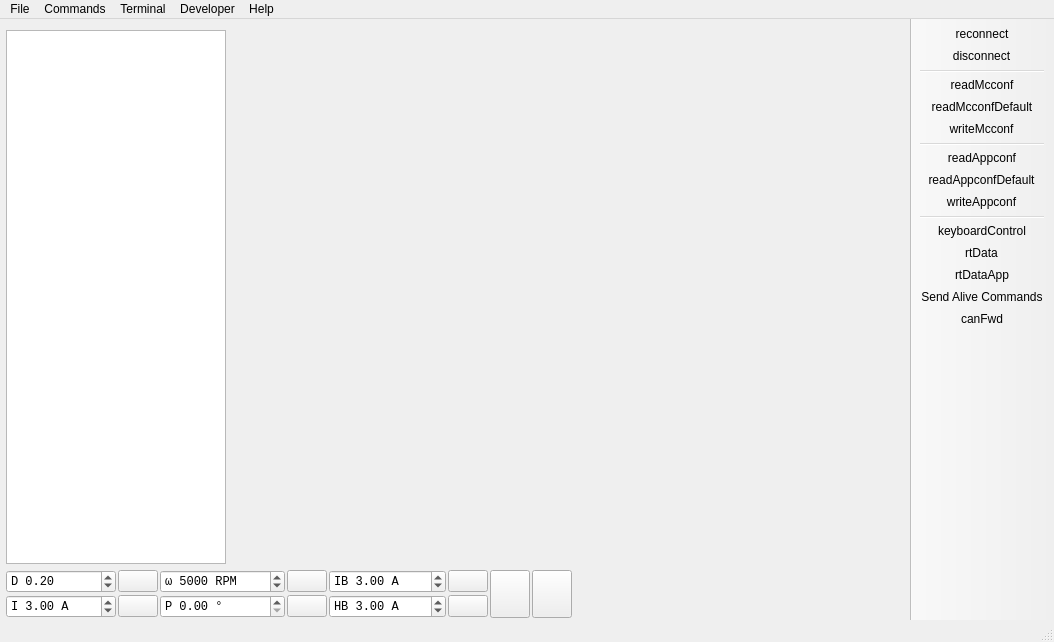
<?xml version="1.0" encoding="UTF-8"?>
<ui version="4.0">
 <class>MainWindow</class>
 <widget class="QMainWindow" name="MainWindow">
  <property name="geometry">
   <rect>
    <x>0</x>
    <y>0</y>
    <width>1054</width>
    <height>642</height>
   </rect>
  </property>
  <property name="windowTitle">
   <string>ESC Tool</string>
  </property>
  <widget class="QWidget" name="centralWidget">
   <layout class="QVBoxLayout" name="verticalLayout" stretch="1,0">
    <property name="leftMargin">
     <number>6</number>
    </property>
    <property name="bottomMargin">
     <number>2</number>
    </property>
    <item>
     <layout class="QHBoxLayout" name="horizontalLayout" stretch="0,1">
      <item>
       <layout class="QVBoxLayout" name="verticalLayout_2">
        <item>
         <widget class="QListWidget" name="pageList">
          <property name="minimumSize">
           <size>
            <width>220</width>
            <height>0</height>
           </size>
          </property>
          <property name="maximumSize">
           <size>
            <width>220</width>
            <height>16777215</height>
           </size>
          </property>
          <property name="editTriggers">
           <set>QAbstractItemView::NoEditTriggers</set>
          </property>
          <property name="selectionBehavior">
           <enum>QAbstractItemView::SelectRows</enum>
          </property>
         </widget>
        </item>
       </layout>
      </item>
      <item>
       <widget class="QStackedWidget" name="pageWidget">
        <property name="currentIndex">
         <number>-1</number>
        </property>
       </widget>
      </item>
     </layout>
    </item>
    <item>
     <layout class="QGridLayout" name="gridLayout_3">
      <property name="spacing">
       <number>2</number>
      </property>
      <item row="1" column="8">
       <widget class="DisplayBar" name="dispCurrent" native="true">
        <property name="sizePolicy">
         <sizepolicy hsizetype="MinimumExpanding" vsizetype="Preferred">
          <horstretch>0</horstretch>
          <verstretch>0</verstretch>
         </sizepolicy>
        </property>
        <property name="minimumSize">
         <size>
          <width>150</width>
          <height>0</height>
         </size>
        </property>
       </widget>
      </item>
      <item row="0" column="8">
       <widget class="DisplayBar" name="dispDuty" native="true">
        <property name="sizePolicy">
         <sizepolicy hsizetype="MinimumExpanding" vsizetype="Preferred">
          <horstretch>0</horstretch>
          <verstretch>0</verstretch>
         </sizepolicy>
        </property>
        <property name="minimumSize">
         <size>
          <width>150</width>
          <height>0</height>
         </size>
        </property>
       </widget>
      </item>
      <item row="0" column="6" rowspan="2">
       <widget class="QPushButton" name="fullBrakeButton">
        <property name="sizePolicy">
         <sizepolicy hsizetype="Fixed" vsizetype="MinimumExpanding">
          <horstretch>0</horstretch>
          <verstretch>0</verstretch>
         </sizepolicy>
        </property>
        <property name="toolTip">
         <string>Full brake</string>
        </property>
        <property name="text">
         <string/>
        </property>
        <property name="icon">
         <iconset resource="res.qrc">
          <normaloff>:/res/icons/Anchor-96.png</normaloff>:/res/icons/Anchor-96.png</iconset>
        </property>
        <property name="iconSize">
         <size>
          <width>40</width>
          <height>40</height>
         </size>
        </property>
        <property name="autoDefault">
         <bool>false</bool>
        </property>
        <property name="default">
         <bool>false</bool>
        </property>
        <property name="flat">
         <bool>false</bool>
        </property>
       </widget>
      </item>
      <item row="1" column="4">
       <widget class="QDoubleSpinBox" name="handbrakeBox">
        <property name="font">
         <font>
          <family>Monospace</family>
         </font>
        </property>
        <property name="toolTip">
         <string>Handbrake current</string>
        </property>
        <property name="prefix">
         <string>HB </string>
        </property>
        <property name="suffix">
         <string> A</string>
        </property>
        <property name="minimum">
         <double>-500.000000000000000</double>
        </property>
        <property name="maximum">
         <double>500.000000000000000</double>
        </property>
        <property name="singleStep">
         <double>0.500000000000000</double>
        </property>
        <property name="value">
         <double>3.000000000000000</double>
        </property>
       </widget>
      </item>
      <item row="1" column="5">
       <widget class="QPushButton" name="handbrakeButton">
        <property name="toolTip">
         <string>Handbrake current</string>
        </property>
        <property name="text">
         <string/>
        </property>
        <property name="icon">
         <iconset resource="res.qrc">
          <normaloff>:/res/icons/Brake Warning-96.png</normaloff>:/res/icons/Brake Warning-96.png</iconset>
        </property>
       </widget>
      </item>
      <item row="1" column="0">
       <widget class="QDoubleSpinBox" name="currentBox">
        <property name="font">
         <font>
          <family>Monospace</family>
         </font>
        </property>
        <property name="toolTip">
         <string>Current</string>
        </property>
        <property name="frame">
         <bool>true</bool>
        </property>
        <property name="prefix">
         <string>I </string>
        </property>
        <property name="suffix">
         <string> A</string>
        </property>
        <property name="minimum">
         <double>-500.000000000000000</double>
        </property>
        <property name="maximum">
         <double>500.000000000000000</double>
        </property>
        <property name="singleStep">
         <double>0.500000000000000</double>
        </property>
        <property name="value">
         <double>3.000000000000000</double>
        </property>
       </widget>
      </item>
      <item row="0" column="2">
       <widget class="QDoubleSpinBox" name="speedBox">
        <property name="font">
         <font>
          <family>Monospace</family>
         </font>
        </property>
        <property name="toolTip">
         <string>Speed</string>
        </property>
        <property name="prefix">
         <string>ω </string>
        </property>
        <property name="suffix">
         <string> RPM</string>
        </property>
        <property name="decimals">
         <number>0</number>
        </property>
        <property name="minimum">
         <double>-400000.000000000000000</double>
        </property>
        <property name="maximum">
         <double>400000.000000000000000</double>
        </property>
        <property name="singleStep">
         <double>100.000000000000000</double>
        </property>
        <property name="value">
         <double>5000.000000000000000</double>
        </property>
       </widget>
      </item>
      <item row="0" column="1">
       <widget class="QPushButton" name="dutyButton">
        <property name="toolTip">
         <string>Duty cycle</string>
        </property>
        <property name="text">
         <string/>
        </property>
        <property name="icon">
         <iconset resource="res.qrc">
          <normaloff>:/res/icons/Circled Play-96.png</normaloff>:/res/icons/Circled Play-96.png</iconset>
        </property>
        <property name="flat">
         <bool>false</bool>
        </property>
       </widget>
      </item>
      <item row="1" column="2">
       <widget class="QDoubleSpinBox" name="posBox">
        <property name="font">
         <font>
          <family>Monospace</family>
         </font>
        </property>
        <property name="toolTip">
         <string>Position</string>
        </property>
        <property name="prefix">
         <string>P </string>
        </property>
        <property name="suffix">
         <string> °</string>
        </property>
        <property name="maximum">
         <double>360.000000000000000</double>
        </property>
        <property name="singleStep">
         <double>10.000000000000000</double>
        </property>
        <property name="value">
         <double>0.000000000000000</double>
        </property>
       </widget>
      </item>
      <item row="1" column="3">
       <widget class="QPushButton" name="posButton">
        <property name="toolTip">
         <string>Position</string>
        </property>
        <property name="text">
         <string/>
        </property>
        <property name="icon">
         <iconset resource="res.qrc">
          <normaloff>:/res/icons/Circled Play-96.png</normaloff>:/res/icons/Circled Play-96.png</iconset>
        </property>
       </widget>
      </item>
      <item row="0" column="7" rowspan="2">
       <widget class="QPushButton" name="stopButton">
        <property name="sizePolicy">
         <sizepolicy hsizetype="Fixed" vsizetype="MinimumExpanding">
          <horstretch>0</horstretch>
          <verstretch>0</verstretch>
         </sizepolicy>
        </property>
        <property name="toolTip">
         <string>Switch off</string>
        </property>
        <property name="text">
         <string/>
        </property>
        <property name="icon">
         <iconset resource="res.qrc">
          <normaloff>:/res/icons/Stop Sign-96.png</normaloff>:/res/icons/Stop Sign-96.png</iconset>
        </property>
        <property name="iconSize">
         <size>
          <width>40</width>
          <height>40</height>
         </size>
        </property>
        <property name="shortcut">
         <string>Esc</string>
        </property>
       </widget>
      </item>
      <item row="0" column="3">
       <widget class="QPushButton" name="speedButton">
        <property name="toolTip">
         <string>Speed</string>
        </property>
        <property name="text">
         <string/>
        </property>
        <property name="icon">
         <iconset resource="res.qrc">
          <normaloff>:/res/icons/Circled Play-96.png</normaloff>:/res/icons/Circled Play-96.png</iconset>
        </property>
       </widget>
      </item>
      <item row="1" column="1">
       <widget class="QPushButton" name="currentButton">
        <property name="toolTip">
         <string>Current</string>
        </property>
        <property name="text">
         <string/>
        </property>
        <property name="icon">
         <iconset resource="res.qrc">
          <normaloff>:/res/icons/Circled Play-96.png</normaloff>:/res/icons/Circled Play-96.png</iconset>
        </property>
       </widget>
      </item>
      <item row="0" column="4">
       <widget class="QDoubleSpinBox" name="brakeCurrentBox">
        <property name="font">
         <font>
          <family>Monospace</family>
         </font>
        </property>
        <property name="toolTip">
         <string>Brake current</string>
        </property>
        <property name="prefix">
         <string>IB </string>
        </property>
        <property name="suffix">
         <string> A</string>
        </property>
        <property name="minimum">
         <double>-500.000000000000000</double>
        </property>
        <property name="maximum">
         <double>500.000000000000000</double>
        </property>
        <property name="singleStep">
         <double>0.500000000000000</double>
        </property>
        <property name="value">
         <double>3.000000000000000</double>
        </property>
       </widget>
      </item>
      <item row="0" column="5">
       <widget class="QPushButton" name="brakeCurrentButton">
        <property name="toolTip">
         <string>Brake current</string>
        </property>
        <property name="text">
         <string/>
        </property>
        <property name="icon">
         <iconset resource="res.qrc">
          <normaloff>:/res/icons/Brake Warning-96.png</normaloff>:/res/icons/Brake Warning-96.png</iconset>
        </property>
       </widget>
      </item>
      <item row="0" column="0">
       <widget class="QDoubleSpinBox" name="dutyBox">
        <property name="font">
         <font>
          <family>Monospace</family>
         </font>
        </property>
        <property name="toolTip">
         <string>Duty cycle</string>
        </property>
        <property name="wrapping">
         <bool>false</bool>
        </property>
        <property name="frame">
         <bool>true</bool>
        </property>
        <property name="prefix">
         <string>D </string>
        </property>
        <property name="minimum">
         <double>-1.000000000000000</double>
        </property>
        <property name="maximum">
         <double>1.000000000000000</double>
        </property>
        <property name="singleStep">
         <double>0.010000000000000</double>
        </property>
        <property name="value">
         <double>0.200000000000000</double>
        </property>
       </widget>
      </item>
     </layout>
    </item>
   </layout>
  </widget>
  <widget class="QMenuBar" name="menuBar">
   <property name="geometry">
    <rect>
     <x>0</x>
     <y>0</y>
     <width>1054</width>
     <height>20</height>
    </rect>
   </property>
   <widget class="QMenu" name="menuFile">
    <property name="title">
     <string>File</string>
    </property>
    <addaction name="actionSaveMotorConfXml"/>
    <addaction name="actionLoadMotorConfXml"/>
    <addaction name="separator"/>
    <addaction name="actionSaveAppconfXml"/>
    <addaction name="actionLoadAppconfXml"/>
    <addaction name="separator"/>
    <addaction name="actionSaveMotorConfigurationHeader"/>
    <addaction name="actionSaveMotorConfigurationHeaderWrap"/>
    <addaction name="separator"/>
    <addaction name="actionSaveAppConfigurationHeader"/>
    <addaction name="actionSaveAppConfigurationHeaderWrap"/>
    <addaction name="separator"/>
    <addaction name="actionExit"/>
   </widget>
   <widget class="QMenu" name="menuHelp">
    <property name="title">
     <string>Help</string>
    </property>
    <addaction name="actionMotorSetupWizard"/>
    <addaction name="actionAppSetupWizard"/>
    <addaction name="separator"/>
    <addaction name="actionESCToolChangelog"/>
    <addaction name="actionFirmwareChangelog"/>
    <addaction name="separator"/>
    <addaction name="actionAbout"/>
    <addaction name="actionLibrariesUsed"/>
    <addaction name="actionAboutQt"/>
    <addaction name="separator"/>
   </widget>
   <widget class="QMenu" name="menuTools">
    <property name="title">
     <string>Developer</string>
    </property>
    <addaction name="actionParameterEditorMcconf"/>
    <addaction name="actionParameterEditorAppconf"/>
    <addaction name="actionParameterEditorInfo"/>
   </widget>
   <widget class="QMenu" name="menuTerminal">
    <property name="title">
     <string>Terminal</string>
    </property>
    <addaction name="actionTerminalShowHelp"/>
    <addaction name="actionTerminalPrintFaults"/>
    <addaction name="actionTerminalPrintThreads"/>
    <addaction name="separator"/>
    <addaction name="actionTerminalDRV8301ResetLatchedFaults"/>
    <addaction name="separator"/>
    <addaction name="actionTerminalClear"/>
   </widget>
   <widget class="QMenu" name="menuCommands">
    <property name="title">
     <string>Commands</string>
    </property>
    <addaction name="actionReboot"/>
   </widget>
   <addaction name="menuFile"/>
   <addaction name="menuCommands"/>
   <addaction name="menuTerminal"/>
   <addaction name="menuTools"/>
   <addaction name="menuHelp"/>
  </widget>
  <widget class="QToolBar" name="mainToolBar">
   <property name="movable">
    <bool>false</bool>
   </property>
   <property name="iconSize">
    <size>
     <width>24</width>
     <height>24</height>
    </size>
   </property>
   <property name="toolButtonStyle">
    <enum>Qt::ToolButtonIconOnly</enum>
   </property>
   <property name="floatable">
    <bool>false</bool>
   </property>
   <attribute name="toolBarArea">
    <enum>RightToolBarArea</enum>
   </attribute>
   <attribute name="toolBarBreak">
    <bool>false</bool>
   </attribute>
   <addaction name="actionReconnect"/>
   <addaction name="actionDisconnect"/>
   <addaction name="separator"/>
   <addaction name="actionReadMcconf"/>
   <addaction name="actionReadMcconfDefault"/>
   <addaction name="actionWriteMcconf"/>
   <addaction name="separator"/>
   <addaction name="actionReadAppconf"/>
   <addaction name="actionReadAppconfDefault"/>
   <addaction name="actionWriteAppconf"/>
   <addaction name="separator"/>
   <addaction name="actionKeyboardControl"/>
   <addaction name="actionRtData"/>
   <addaction name="actionRtDataApp"/>
   <addaction name="actionSendAlive"/>
   <addaction name="actionCanFwd"/>
  </widget>
  <widget class="QStatusBar" name="statusBar"/>
  <action name="actionReadMcconf">
   <property name="icon">
    <iconset resource="res.qrc">
     <normaloff>:/res/icons/motor_up.png</normaloff>:/res/icons/motor_up.png</iconset>
   </property>
   <property name="text">
    <string>readMcconf</string>
   </property>
   <property name="toolTip">
    <string>Read motor Configuration</string>
   </property>
  </action>
  <action name="actionReadMcconfDefault">
   <property name="icon">
    <iconset resource="res.qrc">
     <normaloff>:/res/icons/motor_default.png</normaloff>:/res/icons/motor_default.png</iconset>
   </property>
   <property name="text">
    <string>readMcconfDefault</string>
   </property>
   <property name="toolTip">
    <string>Read default motor configuration</string>
   </property>
  </action>
  <action name="actionWriteMcconf">
   <property name="icon">
    <iconset resource="res.qrc">
     <normaloff>:/res/icons/motor_down.png</normaloff>:/res/icons/motor_down.png</iconset>
   </property>
   <property name="text">
    <string>writeMcconf</string>
   </property>
   <property name="toolTip">
    <string>Write motor configuration</string>
   </property>
  </action>
  <action name="actionSaveMotorConfXml">
   <property name="icon">
    <iconset resource="res.qrc">
     <normaloff>:/res/icons/Save as-96.png</normaloff>:/res/icons/Save as-96.png</iconset>
   </property>
   <property name="text">
    <string>Save Motor Configuration XML as...</string>
   </property>
  </action>
  <action name="actionLoadMotorConfXml">
   <property name="icon">
    <iconset resource="res.qrc">
     <normaloff>:/res/icons/Open Folder-96.png</normaloff>:/res/icons/Open Folder-96.png</iconset>
   </property>
   <property name="text">
    <string>Load Motor Configuration XML</string>
   </property>
  </action>
  <action name="actionDisconnect">
   <property name="icon">
    <iconset resource="res.qrc">
     <normaloff>:/res/icons/Disconnected-96.png</normaloff>:/res/icons/Disconnected-96.png</iconset>
   </property>
   <property name="text">
    <string>disconnect</string>
   </property>
   <property name="toolTip">
    <string>Disconnect</string>
   </property>
  </action>
  <action name="actionReboot">
   <property name="icon">
    <iconset resource="res.qrc">
     <normaloff>:/res/icons/Restart-96.png</normaloff>:/res/icons/Restart-96.png</iconset>
   </property>
   <property name="text">
    <string>Reboot</string>
   </property>
   <property name="toolTip">
    <string>Reboot</string>
   </property>
  </action>
  <action name="actionCanFwd">
   <property name="checkable">
    <bool>true</bool>
   </property>
   <property name="icon">
    <iconset resource="res.qrc">
     <normaloff>:/res/icons/can_off.png</normaloff>
     <normalon>:/res/icons/can_on.png</normalon>:/res/icons/can_off.png</iconset>
   </property>
   <property name="text">
    <string>canFwd</string>
   </property>
   <property name="toolTip">
    <string>Forward communication over CAN-bus</string>
   </property>
  </action>
  <action name="actionReconnect">
   <property name="icon">
    <iconset resource="res.qrc">
     <normaloff>:/res/icons/Connected-96.png</normaloff>:/res/icons/Connected-96.png</iconset>
   </property>
   <property name="text">
    <string>reconnect</string>
   </property>
   <property name="toolTip">
    <string>Reconnect last connection</string>
   </property>
  </action>
  <action name="actionRtData">
   <property name="checkable">
    <bool>true</bool>
   </property>
   <property name="icon">
    <iconset resource="res.qrc">
     <normaloff>:/res/icons/rt_off.png</normaloff>
     <normalon>:/res/icons/rt_on.png</normalon>:/res/icons/rt_off.png</iconset>
   </property>
   <property name="text">
    <string>rtData</string>
   </property>
   <property name="toolTip">
    <string>Stream realtime data</string>
   </property>
  </action>
  <action name="actionReadAppconf">
   <property name="icon">
    <iconset resource="res.qrc">
     <normaloff>:/res/icons/app_up.png</normaloff>:/res/icons/app_up.png</iconset>
   </property>
   <property name="text">
    <string>readAppconf</string>
   </property>
   <property name="toolTip">
    <string>Read app configuration</string>
   </property>
  </action>
  <action name="actionReadAppconfDefault">
   <property name="icon">
    <iconset resource="res.qrc">
     <normaloff>:/res/icons/app_default.png</normaloff>:/res/icons/app_default.png</iconset>
   </property>
   <property name="text">
    <string>readAppconfDefault</string>
   </property>
   <property name="toolTip">
    <string>Read default app configuration</string>
   </property>
  </action>
  <action name="actionWriteAppconf">
   <property name="icon">
    <iconset resource="res.qrc">
     <normaloff>:/res/icons/app_down.png</normaloff>:/res/icons/app_down.png</iconset>
   </property>
   <property name="text">
    <string>writeAppconf</string>
   </property>
   <property name="toolTip">
    <string>Write app configuration</string>
   </property>
  </action>
  <action name="actionSaveAppconfXml">
   <property name="icon">
    <iconset resource="res.qrc">
     <normaloff>:/res/icons/Save as-96.png</normaloff>:/res/icons/Save as-96.png</iconset>
   </property>
   <property name="text">
    <string>Save App Configuration XML as...</string>
   </property>
  </action>
  <action name="actionLoadAppconfXml">
   <property name="icon">
    <iconset resource="res.qrc">
     <normaloff>:/res/icons/Open Folder-96.png</normaloff>:/res/icons/Open Folder-96.png</iconset>
   </property>
   <property name="text">
    <string>Load App Configuration XML</string>
   </property>
  </action>
  <action name="actionExit">
   <property name="icon">
    <iconset resource="res.qrc">
     <normaloff>:/res/icons/Shutdown-96.png</normaloff>:/res/icons/Shutdown-96.png</iconset>
   </property>
   <property name="text">
    <string>Exit</string>
   </property>
  </action>
  <action name="actionAbout">
   <property name="icon">
    <iconset resource="res.qrc">
     <normaloff>:/res/icons/About-96.png</normaloff>:/res/icons/About-96.png</iconset>
   </property>
   <property name="text">
    <string>About ESC Tool</string>
   </property>
  </action>
  <action name="actionKeyboardControl">
   <property name="checkable">
    <bool>true</bool>
   </property>
   <property name="icon">
    <iconset resource="res.qrc">
     <normaloff>:/res/icons/keys_off.png</normaloff>
     <normalon>:/res/icons/keys_on.png</normalon>:/res/icons/keys_off.png</iconset>
   </property>
   <property name="text">
    <string>keyboardControl</string>
   </property>
   <property name="toolTip">
    <string>Use arrow keys to control motor</string>
   </property>
  </action>
  <action name="actionParameterEditorMcconf">
   <property name="icon">
    <iconset resource="res.qrc">
     <normaloff>:/res/icons/Horizontal Settings Mixer-96.png</normaloff>:/res/icons/Horizontal Settings Mixer-96.png</iconset>
   </property>
   <property name="text">
    <string>Parameter Editor Mcconf</string>
   </property>
  </action>
  <action name="actionParameterEditorAppconf">
   <property name="icon">
    <iconset resource="res.qrc">
     <normaloff>:/res/icons/Horizontal Settings Mixer-96.png</normaloff>:/res/icons/Horizontal Settings Mixer-96.png</iconset>
   </property>
   <property name="text">
    <string>Parameter Editor Appconf</string>
   </property>
  </action>
  <action name="actionSaveAppConfigurationHeader">
   <property name="icon">
    <iconset resource="res.qrc">
     <normaloff>:/res/icons/Save as-96.png</normaloff>:/res/icons/Save as-96.png</iconset>
   </property>
   <property name="text">
    <string>Save App Configuration C Header as...</string>
   </property>
  </action>
  <action name="actionSaveMotorConfigurationHeader">
   <property name="icon">
    <iconset resource="res.qrc">
     <normaloff>:/res/icons/Save as-96.png</normaloff>:/res/icons/Save as-96.png</iconset>
   </property>
   <property name="text">
    <string>Save Motor Configuration C Header as...</string>
   </property>
  </action>
  <action name="actionSaveAppConfigurationHeaderWrap">
   <property name="icon">
    <iconset resource="res.qrc">
     <normaloff>:/res/icons/Save as-96.png</normaloff>:/res/icons/Save as-96.png</iconset>
   </property>
   <property name="text">
    <string>Save App Configuration C Header (ifdef wrapped) as...</string>
   </property>
  </action>
  <action name="actionSaveMotorConfigurationHeaderWrap">
   <property name="icon">
    <iconset resource="res.qrc">
     <normaloff>:/res/icons/Save as-96.png</normaloff>:/res/icons/Save as-96.png</iconset>
   </property>
   <property name="text">
    <string>Save Motor Configuration C Header (ifdef wrapped) as...</string>
   </property>
  </action>
  <action name="actionRtDataApp">
   <property name="checkable">
    <bool>true</bool>
   </property>
   <property name="icon">
    <iconset resource="res.qrc">
     <normaloff>:/res/icons/rt_app_off.png</normaloff>
     <normalon>:/res/icons/rt_app_on.png</normalon>:/res/icons/rt_app_off.png</iconset>
   </property>
   <property name="text">
    <string>rtDataApp</string>
   </property>
   <property name="toolTip">
    <string>Stream realtime app data</string>
   </property>
  </action>
  <action name="actionTerminalPrintFaults">
   <property name="icon">
    <iconset resource="res.qrc">
     <normaloff>:/res/icons/Console-96.png</normaloff>:/res/icons/Console-96.png</iconset>
   </property>
   <property name="text">
    <string>Print Faults</string>
   </property>
   <property name="toolTip">
    <string>Print Faults</string>
   </property>
  </action>
  <action name="actionTerminalShowHelp">
   <property name="icon">
    <iconset resource="res.qrc">
     <normaloff>:/res/icons/Help-96.png</normaloff>:/res/icons/Help-96.png</iconset>
   </property>
   <property name="text">
    <string>Show Help</string>
   </property>
  </action>
  <action name="actionTerminalClear">
   <property name="icon">
    <iconset resource="res.qrc">
     <normaloff>:/res/icons/Delete-96.png</normaloff>:/res/icons/Delete-96.png</iconset>
   </property>
   <property name="text">
    <string>Clear Terminal</string>
   </property>
  </action>
  <action name="actionTerminalPrintThreads">
   <property name="icon">
    <iconset resource="res.qrc">
     <normaloff>:/res/icons/Electronics-96.png</normaloff>:/res/icons/Electronics-96.png</iconset>
   </property>
   <property name="text">
    <string>Print Threads</string>
   </property>
   <property name="toolTip">
    <string>Print Threads</string>
   </property>
  </action>
  <action name="actionSendAlive">
   <property name="checkable">
    <bool>true</bool>
   </property>
   <property name="icon">
    <iconset resource="res.qrc">
     <normaloff>:/res/icons/alive_off.png</normaloff>
     <normalon>:/res/icons/alive_on.png</normalon>:/res/icons/alive_off.png</iconset>
   </property>
   <property name="text">
    <string>Send Alive Commands</string>
   </property>
   <property name="toolTip">
    <string>Send alive packets periodically to prevent timeout</string>
   </property>
  </action>
  <action name="actionLibrariesUsed">
   <property name="icon">
    <iconset resource="res.qrc">
     <normaloff>:/res/icons/About-96.png</normaloff>:/res/icons/About-96.png</iconset>
   </property>
   <property name="text">
    <string>About Libraries Used</string>
   </property>
  </action>
  <action name="actionMotorSetupWizard">
   <property name="icon">
    <iconset resource="res.qrc">
     <normaloff>:/res/icons/Wizard-96.png</normaloff>:/res/icons/Wizard-96.png</iconset>
   </property>
   <property name="text">
    <string>Motor Setup Wizard [MOTOR]</string>
   </property>
   <property name="toolTip">
    <string>Start the Motor Setup Wizard</string>
   </property>
  </action>
  <action name="actionAppSetupWizard">
   <property name="icon">
    <iconset resource="res.qrc">
     <normaloff>:/res/icons/Wizard-96.png</normaloff>:/res/icons/Wizard-96.png</iconset>
   </property>
   <property name="text">
    <string>Input Setup Wizard [APP]</string>
   </property>
   <property name="toolTip">
    <string>Start the App Setup Wizard</string>
   </property>
  </action>
  <action name="actionAboutQt">
   <property name="icon">
    <iconset resource="res.qrc">
     <normaloff>:/res/icons/About-96.png</normaloff>:/res/icons/About-96.png</iconset>
   </property>
   <property name="text">
    <string>About Qt</string>
   </property>
   <property name="toolTip">
    <string>Show the Qt library's About box</string>
   </property>
  </action>
  <action name="actionParameterEditorInfo">
   <property name="icon">
    <iconset resource="res.qrc">
     <normaloff>:/res/icons/Horizontal Settings Mixer-96.png</normaloff>:/res/icons/Horizontal Settings Mixer-96.png</iconset>
   </property>
   <property name="text">
    <string>Parameter Editor Info</string>
   </property>
  </action>
  <action name="actionESCToolChangelog">
   <property name="icon">
    <iconset resource="res.qrc">
     <normaloff>:/res/icons/About-96.png</normaloff>:/res/icons/About-96.png</iconset>
   </property>
   <property name="text">
    <string>ESC Tool Changelog</string>
   </property>
  </action>
  <action name="actionTerminalDRV8301ResetLatchedFaults">
   <property name="icon">
    <iconset resource="res.qrc">
     <normaloff>:/res/icons/Bug-96.png</normaloff>:/res/icons/Bug-96.png</iconset>
   </property>
   <property name="text">
    <string>DRV8301 Reset Latched Faults</string>
   </property>
  </action>
  <action name="actionFirmwareChangelog">
   <property name="icon">
    <iconset resource="res.qrc">
     <normaloff>:/res/icons/About-96.png</normaloff>:/res/icons/About-96.png</iconset>
   </property>
   <property name="text">
    <string>Firmware Changelog</string>
   </property>
  </action>
 </widget>
 <layoutdefault spacing="6" margin="11"/>
 <customwidgets>
  <customwidget>
   <class>DisplayBar</class>
   <extends>QWidget</extends>
   <header>widgets/displaybar.h</header>
   <container>1</container>
  </customwidget>
 </customwidgets>
 <resources>
  <include location="res.qrc"/>
  <include location="res_neutral.qrc"/>
 </resources>
 <connections/>
</ui>
